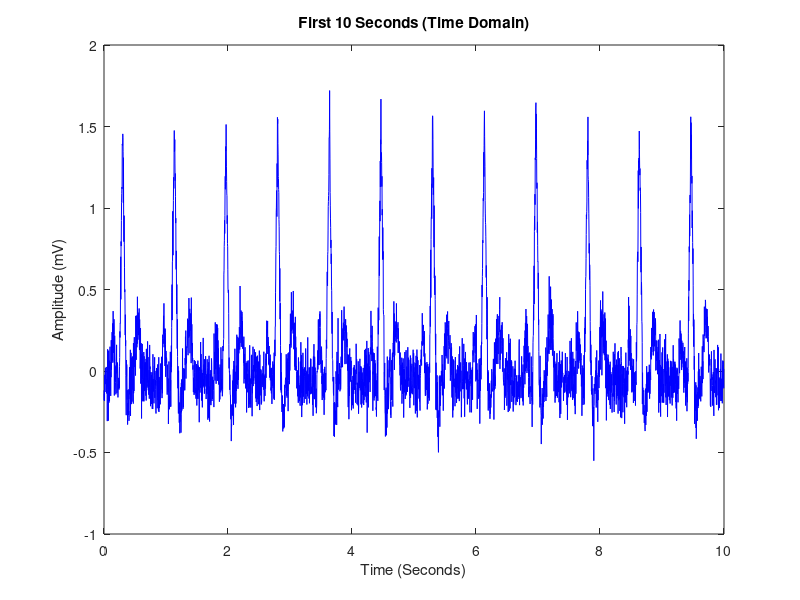

Write the MATLAB code that produced this figure. (Note: this script raises an error after producing the figure.)
%% Task a
% Plotting Against Time
clc;
clear;
close all;

load('ecg_data.mat');
N=length(ecg_signal); % Number of Signals
Ts=(0:N - 1)/fs; % Calculating Time Period

% Variables to determine starting and ending time
T_start=0;
T_end=10;

ecg_selected_range=ecg_signal((T_start*fs+1):(T_end*fs));

figure(1);
plot(Ts(T_start*fs+1:T_end*fs), ecg_selected_range, 'b')
xlabel('Time (Seconds)');
ylabel('Amplitude (mV)');
title('First 10 Seconds (Time Domain)');

%% Task b
% Calculating BPM using time domain in previously selected range
Max_Amplitude=0.8;
Min_Distance=0.4;

% Finding Peaks
[peaks, loc]=findpeaks(ecg_selected_range,fs,'MinPeakHeight',Max_Amplitude,'MinPeakDistance',Min_Distance); 

% Calculates the different periods between each Heart Beat in the signal
difference=diff(loc);
average_BPM=mean(60./difference)

%% Task C
% Plotting ECG Signal in Frequency Domain
clc;
close all;

ECG_SIGNAL_SELECTED_RANGE=fft(ecg_selected_range); % Converting to Frequency Domain using FFT
N_Freq=length(ECG_SIGNAL_SELECTED_RANGE);

Freq=((-N_Freq/2):((N_Freq/2)-1))*fs/N_Freq;  % Shifting X-Axis to be centered around Zero

% Plotting ECG in Frequency domain using fftshift
plot(Freq,abs(fftshift(ECG_SIGNAL_SELECTED_RANGE)), 'b')
xlabel('Frequency (Hz)');
ylabel('Amplitude (mV)');
title('First 10 Seconds (Frequency Domain)');

%% Task D
% Designing a filter to remove Out-Of-Band Noise

clc;
close all;

load("Filter_object.mat")   % Loading the Filter
ecg_filtered=Hd.filter(ecg_selected_range); % Applying the filter

% Setting up a tiled layout to view multiple graphs
tiledlayout(2,1);
nexttile;

% Plotting the filtered time domain signal
plot(Ts(T_start*fs+1:T_end*fs), ecg_filtered)
xlabel('Time (Seconds)');
ylabel('Amplitude (mV)');
title('First 10 Seconds (Time Domain) Filtered');

% Calculating the filtered signal in Frequency Domain
ECG_SIGNAL_SELECTED_RANGE=fft(ecg_filtered);
N_Freq=length(ECG_SIGNAL_SELECTED_RANGE);
Freq=(-N_Freq/2:N_Freq/2-1)*fs/N_Freq;

% Plotting the filtered frequency domain signal
nexttile;
plot(Freq,abs(fftshift(ECG_SIGNAL_SELECTED_RANGE))/N_Freq)
xlabel('Frequency (Hz)');
ylabel('Amplitude (mV)');
title('First 10 Seconds (Frequency Domain) Filtered');

%% Task E
% Finding BPM using Frequency Domain

clc;

mag_spectrum=abs(fftshift(ECG_SIGNAL_SELECTED_RANGE));  % Calculating the Magnitude Spectrum
freq_range=find(Freq>=0.83 & Freq<=2.5);     % Selecting the location of range of frequencies of Human Heart Rate
[~,Max_Loc]=max(mag_spectrum(freq_range));   % Finding the locations of where the max amplitude is in the selected frequency range
BPM_Freq=60*abs(Freq(freq_range(Max_Loc)))   % calculating heart beat in the segment

%% Task F
% Plot the Heart Rate across time using Time Domain Signal

clc;
close all;
load("Filter_object.mat")
ecg_filtered_all=Hd.filter(ecg_signal); % Applying Filter

% Calcualting Heart Rate Across Time
[all_peaks,all_loc]=findpeaks(ecg_filtered_all,fs,'MinPeakHeight',Max_Amplitude,'MinPeakDistance',Min_Distance);
dECG=diff(all_loc);
BPM_Time=60./dECG;

% Plotting Heart Rate Across Time
plot(all_loc(1:length(BPM_Time)),smooth(BPM_Time))
title("BPM Across Time (Time Domain)");
xlabel('Time (Sec)');
ylabel('Beats Per Minut (BPM)');

%% Task G
% Plot the Heart Rate across time using Frequency Domain Signal
clc;
close all;

% Window Setup
window_length=5*fs;             % Specifying Window Size
FTT_Length=window_length*4;     % For FFT Length, Higher for better frequency resolution
window=triang(window_length);   % Type of Window, Hanning for best solution

% Converting to Spectrogram using Short Time Fourier Transform
[ECG_stft, Freq_stft, Time_stft]=stft(ecg_filtered_all, fs,"Window",window,"OverlapLength",window_length/2, "FFTLength",FTT_Length);
ecg_spectrogram=abs(ECG_stft); % Calculating Magnitude Spectrogram

% Selecting the range of frequencies of normal heart rate
Freq_range_stft=find(Freq_stft>=0.83 & Freq_stft<=2.5);
Freq_stft_selected=Freq_stft(Freq_range_stft);
ecg_spectrogram_selected_range = ecg_spectrogram(Freq_range_stft,:);

[~,freq_locs]=max(ecg_spectrogram_selected_range); % Finding the Frequencies with the highest amplitude across time
BPM_Freq_full=60*Freq_stft_selected(freq_locs); % Calculating the BPM across Time

plot(Time_stft, BPM_Freq_full, 'B');
title("BPM Across Time (STFT)");
xlabel('Time (Sec)');
ylabel('Beats Per Minut (BPM)');

%% Task H
% Finding Abnormal Heart Rate intervals
clc;

% Selecting the Interval of Lower than normal Heart Rate
Low_range=find(BPM_Time<60);
Low_interval=all_loc(Low_range);

% Selecting the Interval of Higher than normal Heart Rate
High_range=find(BPM_Time>100);
High_interval=all_loc(High_range);

% Plotting BPM Across time with highlighting the abnormal parts
plot(all_loc(1:length(BPM_Time)),smooth(BPM_Time),'b')
hold on
plot(High_interval,smooth(BPM_Time(High_range)),'ro')
plot(Low_interval,smooth(BPM_Time(Low_range)),'gx')
yline(100)
yline(60)
legend("BPM Value","Higher than Normal (>100)", "Lower than Normal (<60)")
title("BPM Across Time (Time Domain)");
xlabel('Time (Sec)');
ylabel('Beats Per Minut (BPM)');

%state driven loop where I iterate inside loops depending on the region the
%loop is on
%initializing the counter to an appropriate number for array indexing
i=1; 
while (i<=length(BPM_Time))
if(BPM_Time(i)>100);        %an abnormal heartbeat state has been detected
    first_num=all_loc(i); %keeping my first value at which the abnormality has been detected
    while((BPM_Time(i)>100) & (i<length(BPM_Time)) ) %looping until heartbeat rate stabilizes or until I get to the end of the recorded BPM
        i=i+1;
    end
    disp("critical region, BPM above 100: ["+first_num+","+all_loc(i)+"]")

elseif(BPM_Time(i)<60);  %an abnormal heart state has been detected
    first_num=all_loc(i); %keeping my first value at which the abnormality has been detected
    while((BPM_Time(i)<60) & (i<length(BPM_Time))) %looping until heartbeat rate stabilizes or until I get to the end of the recorded BPM
        i=i+1;
    end
      disp("critical region, BPM below 60: ["+first_num+","+all_loc(i)+"]")
end
i=i+1; %updating the counter at the end of the while loop
end












